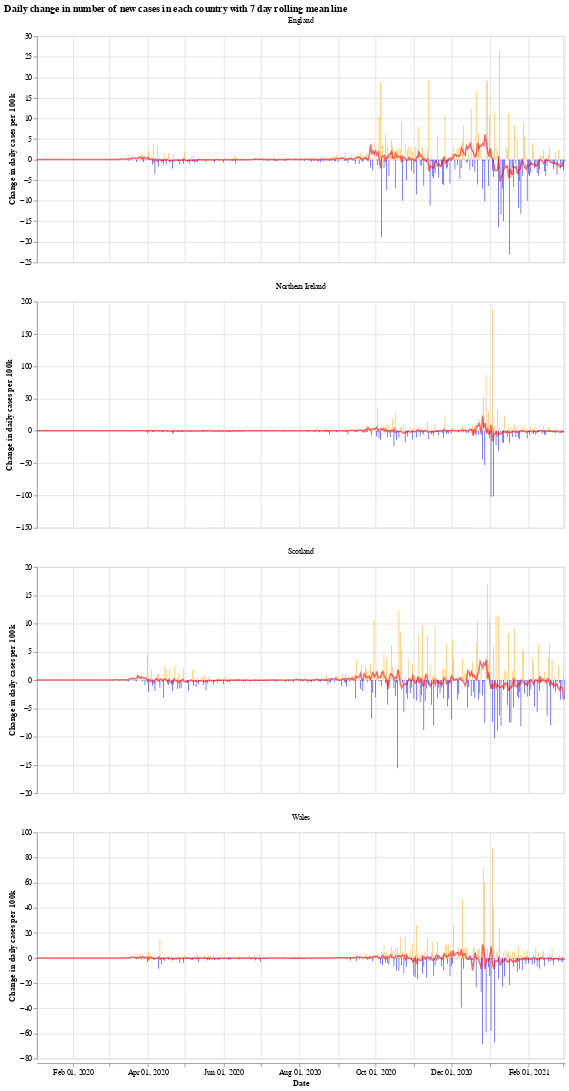

Write notebook code for a chart like this one.
### Markdown cell above
We will use the Python library `Altair` for visualising the data, see the [altair docs](https://altair-viz.github.io/) for more information.

First we have a graph which shows the daily change in the number of new cases for each country. This number jumps up and down all over the place, which is likely due to delay in reporting of new cases over the weekend. Another interesting thing is that it looks like the daily cases in Wales experienced a much shorter period of calm over the summer (calm in the sense of daily cases not jumping up and down).

The orange bars are days when the number of new cases (per 100k population) was more than the previous day, while the blue are days when the number of new cases dropped. The red line is the 7 day moving average. 

When the moving average line is below 0, it means that there is a consistent drop in new cases. We can see this clearly happening around the times that lockdowns were introduced (though, to varying degrees). I will update the graphs soon with a marker of when each lockdown started.

### Code cell
# collapse
import altair as alt

bars = alt.Chart(uk_cases).mark_bar().encode(
    x=alt.X("yearmonthdate(date):T", axis=alt.Axis(title='Date')),
    y=alt.Y("casesChangeRate:Q", axis=alt.Axis(title='Change in daily cases per 100k')),
    tooltip='casesChange',
    color=alt.condition(
        alt.datum.casesChangeRate > 0,
        alt.value("orange"),  # The positive color
        alt.value("blue")  # The negative color
    )
).properties(title='Daily change in number of new cases with 7 day rolling mean',width=700).interactive()

line = alt.Chart(uk_cases).mark_line(
    color='red',
    size=2,
    opacity=0.6
).transform_window(
    rolling_mean='mean(casesChangeRate)',
    frame=[0, 7],
    groupby=['areaName']
).encode(
    x='yearmonthdate(date):T',
    y='rolling_mean:Q'
)

alt.layer(bars, line, data=uk_cases).facet(alt.Column(
    'areaName', title=''), columns=1).resolve_scale(y='independent').properties(title='Daily change in number of new cases in each country with 7 day rolling mean line')

### Figure 1 — Vega-Lite specification as saved in the notebook (floating-point values rounded to 4 significant figures; data arrays with more than 128 entries replaced by an {"elided": "..."} marker saying what was removed)
{"config": {"view": {"continuousWidth": 400, "continuousHeight": 300}}, "data": {"name": "data-612fe7be69fe5965bb871e80b617effb"}, "facet": {"type": "nominal", "field": "areaName", "title": ""}, "spec": {"layer": [{"mark": "bar", "encoding": {"color": {"condition": {"value": "orange", "test": "(datum.casesChangeRate > 0)"}, "value": "blue"}, "tooltip": {"type": "quantitative", "field": "casesChange"}, "x": {"type": "temporal", "axis": {"title": "Date"}, "field": "date", "timeUnit": "yearmonthdate"}, "y": {"type": "quantitative", "axis": {"title": "Change in daily cases per 100k"}, "field": "casesChangeRate"}}, "selection": {"selector001": {"type": "interval", "bind": "scales", "encodings": ["x", "y"]}}, "title": "Daily change in number of new cases with 7 day rolling mean", "width": 700}, {"mark": {"type": "line", "color": "red", "opacity": 0.6, "size": 2}, "encoding": {"x": {"type": "temporal", "field": "date", "timeUnit": "yearmonthdate"}, "y": {"type": "quantitative", "field": "rolling_mean"}}, "transform": [{"window": [{"op": "mean", "field": "casesChangeRate", "as": "rolling_mean"}], "frame": [0, 7], "groupby": ["areaName"]}]}]}, "columns": 1, "resolve": {"scale": {"y": "independent"}}, "title": "Daily change in number of new cases in each country with 7 day rolling mean line", "$schema": "https://vega.github.io/schema/vega-lite/v4.8.1.json", "datasets": {"data-612fe7be69fe5965bb871e80b617effb": {"elided": "1696 records"}}}
